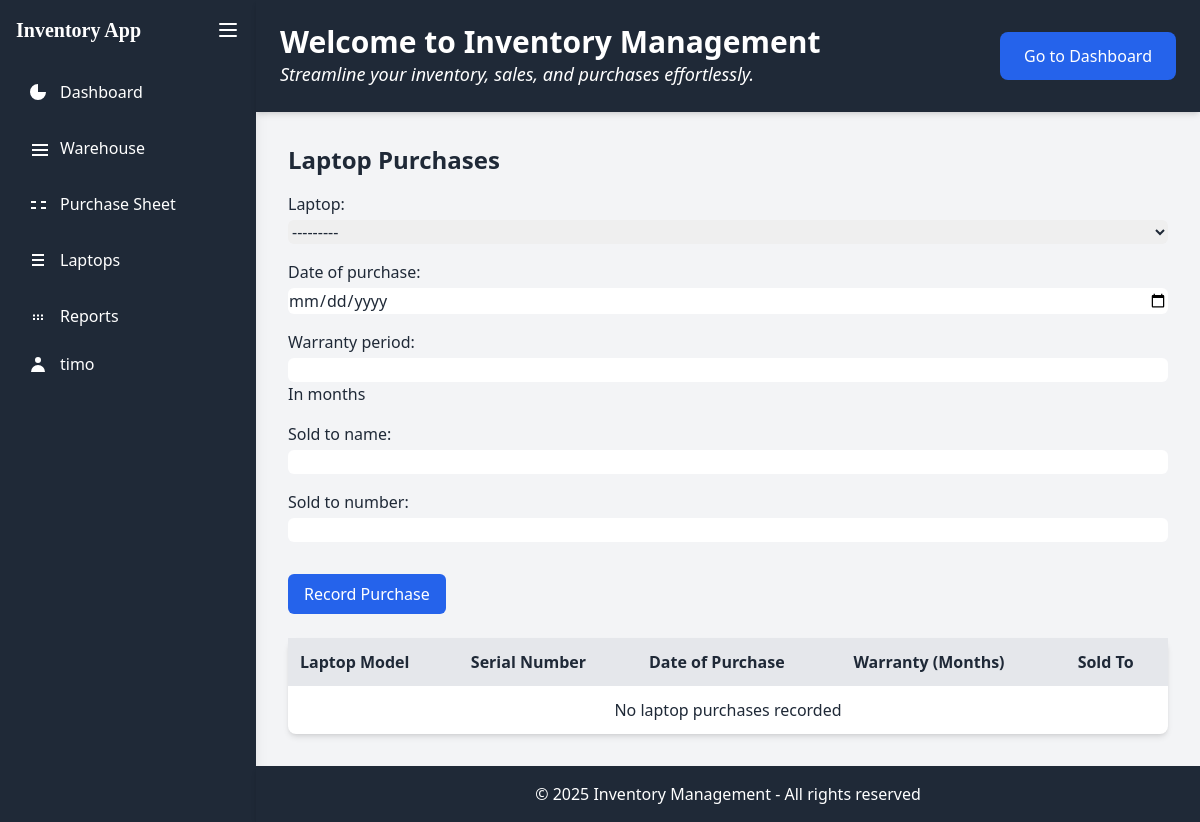
The app's page /purchases/laptops/ (signed in), older data.
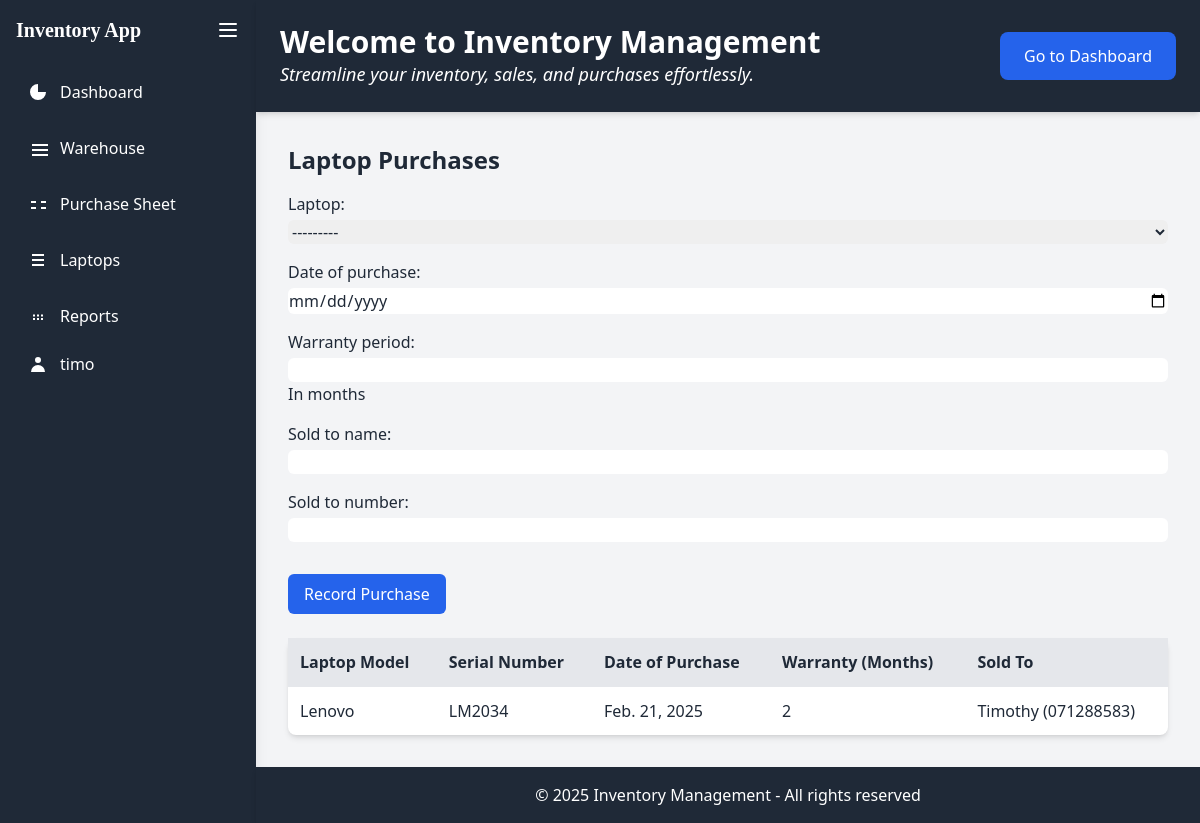
The same page, newer data.
### purchases/models.py (models this page shows, shortened)
class LaptopPurchase(models.Model):
    laptop = models.ForeignKey(WarehouseItem, on_delete=models.CASCADE, limit_choices_to={'item_type': 'laptop'})
    date_of_purchase = models.DateField()
    warranty_period = models.IntegerField(help_text="In months")
    sold_to_name = models.CharField(max_length=100)
    sold_to_number = models.CharField(max_length=20)
    sold_by = models.ForeignKey(User, on_delete=models.SET_NULL, null=True)

class WarehouseItem(models.Model):
    ITEM_TYPES = (
        ('laptop', 'Laptop'),
        ('monitor', 'Monitor'),
        ('phone', 'Phone'),
        ('accessory', 'Accessory'),
    )
    item_type = models.CharField(max_length=20, choices=ITEM_TYPES)
    name = models.CharField(max_length=100)
    serial_number = models.CharField(max_length=100, unique=True)
    date_added = models.DateField(auto_now_add=True)
    is_available = models.BooleanField(default=True)
    def __str__(self):
        return f"{self.name} ({self.serial_number})"

### purchases/views.py (the view)
# urls.py: path('laptops/', views.laptops, name='laptops'),
@login_required
def laptops(request):
    if request.method == 'POST':
        form = LaptopPurchaseForm(request.POST)
        if form.is_valid():
            serial_number = form.cleaned_data['laptop'].serial_number
            if WarehouseItem.objects.filter(serial_number=serial_number, is_available=True).exists():
                purchase = form.save(commit=False)
                purchase.sold_by = request.user
                purchase.save()
                messages.success(request, 'Laptop purchase recorded successfully!')
                return redirect('purchases:laptops')
            else:
                messages.error(request, 'Laptop is not available in warehouse!')
    else:
        form = LaptopPurchaseForm()
    laptops = LaptopPurchase.objects.all()
    return render(request, 'purchases/laptops.html', {'form': form, 'laptops': laptops})

### purchases/forms.py
class LaptopPurchaseForm(forms.ModelForm):
    class Meta:
        model = LaptopPurchase
        fields = ['laptop', 'date_of_purchase', 'warranty_period', 'sold_to_name', 'sold_to_number']
        widgets = {
            'laptop': forms.Select(attrs={'class': 'mt-1 block w-full rounded-md border-gray-300', 'hx-get': '/purchases/check-availability/', 'hx-trigger': 'change', 'hx-target': '#availability-status'}),
            'date_of_purchase': forms.DateInput(attrs={'type': 'date', 'class': 'mt-1 block w-full rounded-md border-gray-300'}),
            'warranty_period': forms.NumberInput(attrs={'class': 'mt-1 block w-full rounded-md border-gray-300'}),
            'sold_to_name': forms.TextInput(attrs={'class': 'mt-1 block w-full rounded-md border-gray-300'}),
            'sold_to_number': forms.TextInput(attrs={'class': 'mt-1 block w-full rounded-md border-gray-300'}),
        }

### templates/purchases/laptops.html (shortened to what this page needs)
{% extends 'base.html' %}
{% block content %}
<div class="max-w-4xl mx-auto">
  <h2 class="text-2xl font-semibold mb-4">Laptop Purchases</h2>
  <form method="POST" class="space-y-4 mb-6">
    {{ form.as_p }}
    <button type="submit" class="px-4 py-2 bg-blue-600 text-white rounded-md hover:bg-blue-700">Record Purchase</button>
  </form>
  <table class="w-full bg-white shadow-md rounded-lg">
    <thead class="bg-gray-200">
      <tr>
        <th class="p-3 text-left">Laptop Model</th>
        <th class="p-3 text-left">Serial Number</th>
        <th class="p-3 text-left">Date of Purchase</th>
        <th class="p-3 text-left">Warranty (Months)</th>
        <th class="p-3 text-left">Sold To</th>
      </tr>
    </thead>
    <tbody>
      {% for laptop in laptops %}
      <tr class="border-t">
        <td class="p-3">{{ laptop.laptop.name }}</td>
        <td class="p-3">{{ laptop.laptop.serial_number }}</td>
        <td class="p-3">{{ laptop.date_of_purchase }}</td>
        <td class="p-3">{{ laptop.warranty_period }}</td>
        <td class="p-3">{{ laptop.sold_to_name }} ({{ laptop.sold_to_number }})</td>
      </tr>
      {% empty %}
      <tr><td colspan="5" class="p-3 text-center">No laptop purchases recorded</td></tr>
      {% endfor %}
    </tbody>
  </table>
</div>
{% endblock %}

Row changes from the older to the newer data that the page shows:
added LaptopPurchase: laptop.name "Lenovo", laptop.serial_number "LM2034", date_of_purchase "Feb. 21, 2025", warranty_period "2", sold_to_name "Timothy", sold_to_number "071288583"
Text that changed along with them:
text no longer shown: "No laptop purchases recorded"
